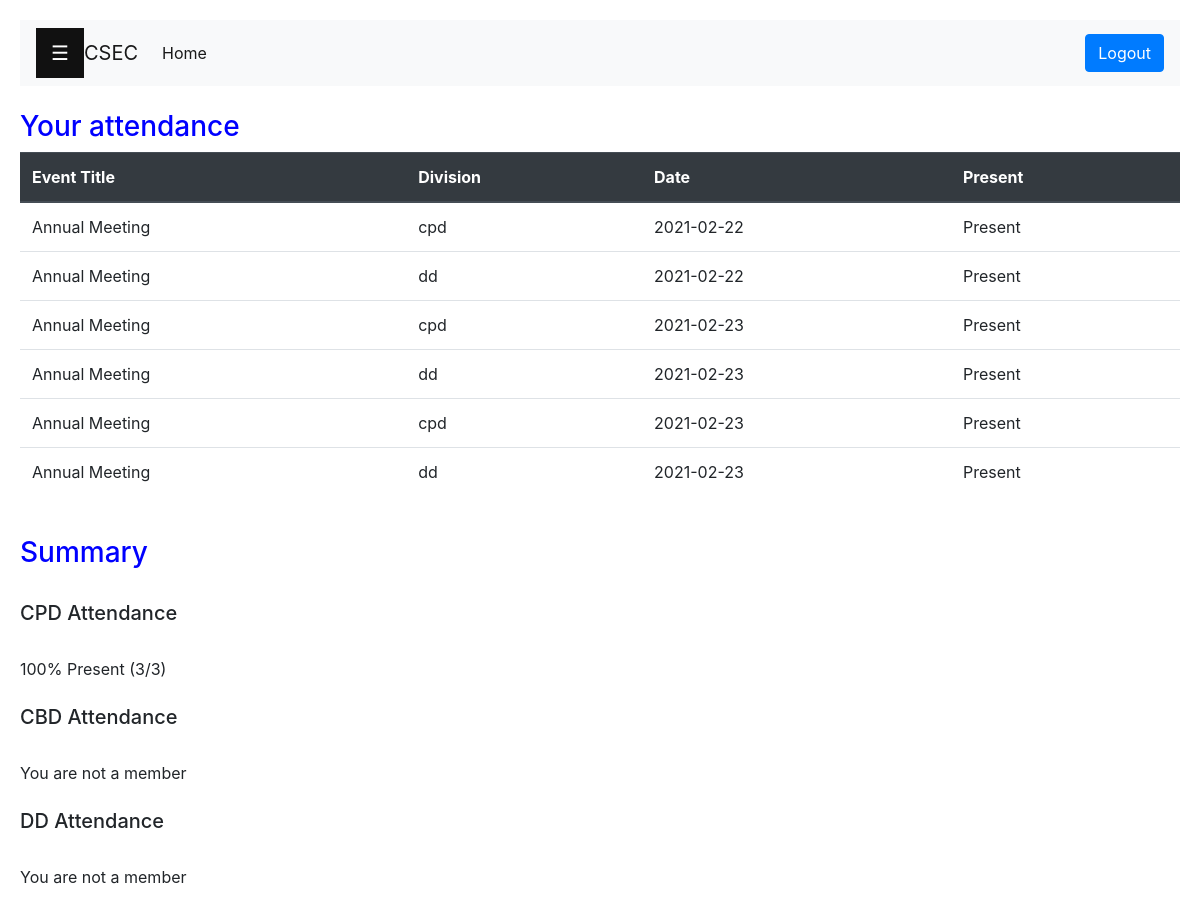
The page /member/attendance.php (signed in) on the database its author committed.
### tables this page shows
CREATE TABLE `attendance` (
  `ID` varchar(200) NOT NULL,
  `eventTitle` varchar(200) NOT NULL,
  `division` enum('dd','cpd','cbd') NOT NULL,
  `present` enum('yes','no') NOT NULL,
  `attendanceDate` date DEFAULT current_timestamp()
);

### member/attendance.php (the view, shortened to what this page needs)
<!DOCTYPE html>
<html lang="en">
<head>
    <link href="../bootstrap-4/dist/css/bootstrap.min.css" rel="stylesheet">
    <link rel="stylesheet" href="../css/president.css">
</head>
<body>
            <?php
        include 'db_connection.php';
        $userId = $_SESSION['id'];
        $sql = "SELECT * FROM `attendance` WHERE ID = '$userId';";
        $member = $conn->query($sql);
    ?>
    <div id="main">
        <nav class="navbar navbar-expand-lg navbar-light bg-light">
            <button class="openbtn" onclick="openNav()">&#9776;</button>
            <a class="navbar-brand" href="index.php">CSEC</a>
            <div class="collapse navbar-collapse" id="navbarTogglerDemo02">
                <ul class="navbar-nav mr-auto mt-2 mt-lg-0">
                    <li class="nav-item active">
                        <a class="nav-link" href="index.php">Home <span class="sr-only">(current)</span></a>
                    </li>
                </ul>
                <a href="logout.php"><button type="button" class="btn btn-primary">Logout</button></a>
            </div>
        </nav>
        <div>
            <br>
            <h3 style = 'color: blue;'>Your attendance</h3>
            <?php
                if($member->num_rows == 0){
                    echo "No Record";
                }
                else{
                    ?>
                    <table class="table">
                        <thead class="thead-dark">
                            <tr>
                                <th scope="col">Event Title</th>
                                <th scope="col">Division</th>
                                <th scope="col">Date</th>
                                <th scope="col">Present</th>
                            </tr>
                        </thead>
                        <tbody>
                            <?php
                                 while($row=mysqli_fetch_assoc($member)){
                                     echo "<tr>";
                                     echo "<td>".$row['eventTitle']."</td>";
                                     echo "<td>".$row['division']."</td>";
                                     echo "<td>".$row['attendanceDate']."</td>";
                                     if($row['present'] == 'yes'){
                                        echo "<td> Present </td>";
                                     }
                                     else{
                                        echo "<td> Absent </td>";
                                     }
                                     echo "</tr>";
                                 }
                            ?>
                        </tbody>
                    </table>
                    <?php
                        $sql = "SELECT CPD, CBD, DD FROM `users` WHERE ID = '$userId';";
                        $result = $conn->query($sql);
                        $row=mysqli_fetch_assoc($result);
                        $cpdMember = $row['CPD'];
                        $cbdMember = $row['CBD'];
                        $id = $userId;
                        $sql = "SELECT * FROM `attendance` WHERE division = 'cpd' AND ID = '$id';";
                        $cpd1 = $conn->query($sql);
                        $sql = "SELECT * FROM `attendance` WHERE division = 'cpd' AND ID = '$id' AND present = 'yes';";
                        $cpd2 = $conn->query($sql);
                        echo "<br> <h3 style = 'color: blue;'> Summary </h3>";
                        echo "<br> <h5> CPD Attendance </h5>";
                        if($cpdMember == 'no'){
                            echo "<br>You are not a member";
                        }
                        else{
                            $total = $cpd1->num_rows;
                            $present = $cpd2->num_rows;
                            if($total == 0){
                            echo "<br>100% Present (0/0)";
                            }
                            else if($present == 0){
                            echo "<br>0% Present ($present/$total)";
                            }
                            else{
                            $percentile = $present / $total * 100;
                            echo "<br>$percentile% Present ($present/$total)";
                            }
                        }
                        echo "<br><br> <h5> CBD Attendance </h5>";
                        if($cbdMember == 'no'){
                            echo "<br>You are not a member";
                        }
                        echo "<br><br> <h5> DD Attendance </h5>";
                        if($cbdMember == 'no'){
                            echo "<br>You are not a member";
                        }
                }
            ?>
        </div>
    </div>
</body>
</html>

### css/president.css (style rules this page uses)
.openbtn { font-size: 20px; cursor: pointer; background-color: #111; color: white; padding: 10px 15px; border: none; }
#main { transition: margin-left .5s; padding: 20px; }

### rows shown on the page
attendance: eventTitle "Annual Meeting", division "cpd", attendanceDate "2021-02-22", present "Present"
attendance: eventTitle "Annual Meeting", division "dd", attendanceDate "2021-02-22", present "Present"
attendance: eventTitle "Annual Meeting", division "cpd", attendanceDate "2021-02-23", present "Present"
attendance: eventTitle "Annual Meeting", division "dd", attendanceDate "2021-02-23", present "Present"
attendance: eventTitle "Annual Meeting", division "cpd", attendanceDate "2021-02-23", present "Present"
attendance: eventTitle "Annual Meeting", division "dd", attendanceDate "2021-02-23", present "Present"

### other values the page prints
$percentile "100"
$present "3"
$total "3"
